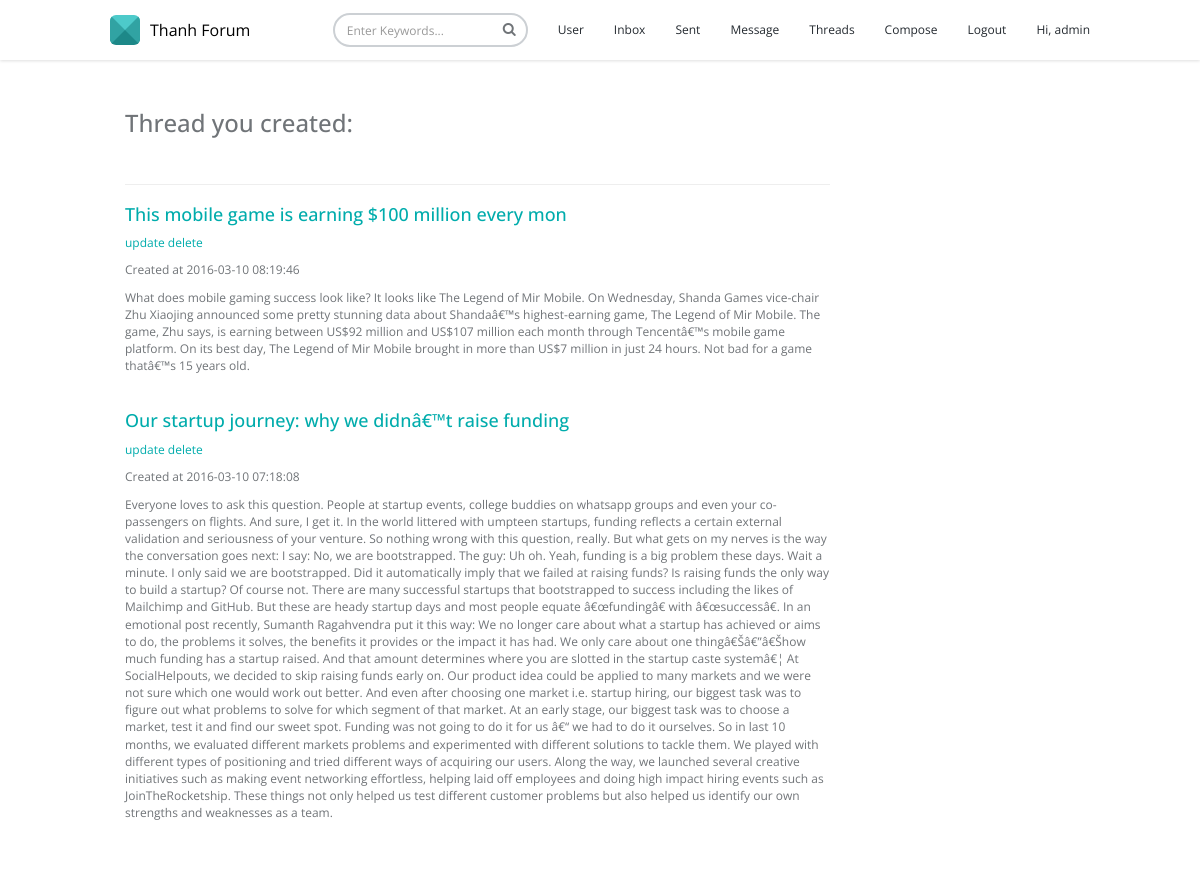
The page /thread.php (signed in) on the database its author committed.
### tables this page shows
CREATE TABLE IF NOT EXISTS `thread` (
  `id` int(11) unsigned NOT NULL AUTO_INCREMENT,
  `title` varchar(50) NOT NULL,
  `content` text NOT NULL,
  `created_by` int(11) unsigned NOT NULL,
  `created_at` int(10) NOT NULL,
  `updated_at` int(10) DEFAULT NULL,
  PRIMARY KEY (`id`),
  KEY `created_by` (`created_by`)
);

### OOPDatabase.php (called while the page is built, shortened)
<?php
include('models/Thread.php');
class OOPDatabase{
	protected $_connection;
	public function __construct(){
		$this->_connection = mysqli_connect('localhost','root','123456','company');
	}
	public function getThreadByUserCreated($id){
		$threads = array();
		$query = mysqli_query($this->_connection, "select * from thread where created_by = $id order by id desc");
		while ($row = mysqli_fetch_array($query)) {
			$threads[] = $this->loadThread($row);
		}
		return $threads;
	}
	public function loadThread($row){
		$thread = new Thread();
		$thread->id = $row['id'];
		$thread->title = $row['title'];
		$thread->content = $row['content'];
		$thread->created_by = $row['created_by'];
		$thread->created_at = $row['created_at'];
		$thread->updated_at = $row['updated_at'];
		return $thread;
	}
}

### thread.php (the view, shortened to what this page needs)
<?php
$user_Id = $_SESSION['login_id'];
require('OOPDatabase.php');
$database = new OOPDatabase();
$threads = $database->getThreadByUserCreated($user_Id);
?>
<!DOCTYPE html>
<html lang="en">
<head>
    <?php include('header.php');?>
</head>
<body>
    <?php include('menu.php') ?>
    <div class="content">
        <div class="container">
            <div class="col-xs-12 col-sm-9">
            <h3>Thread you created:</h3><br><hr>
                <?php
                if(!empty($threads)){
                    foreach($threads as $thread) {
                        echo '<h4><a href="/view_thread.php?id='.$thread->id.'">'.$thread->title.'</a></h4>';
                        echo '<p><a href="/update_thread.php?id='.$thread->id.'">update  </a> <a href="/delete_thread.php?id='.$thread->id.'">  delete</a></p>';
                        echo '<p>Created at '.date('Y-m-d h:i:s',$thread->created_at);
                        echo '<p>'.$thread->content.'</p><br>';
                    }
                }else{
                    echo "you don't have any thread...";
                }
                ?>
            </div>
        </div>
    </div>
</body>
</html>

### assets/css/theme/default.css (style rules this page uses)
.text-theme, a { color: #00acac; }

### rows shown on the page
thread: title "This mobile game is earning $100 million every mon", created_at "2016-03-10 08:19:46", content "What does mobile gaming success look like? It looks like The Legend of Mir Mobile. On Wednesday, Shanda Games vice-chair Zhu Xiaojing announced some pretty stunning data about Shandaâ€™s highest-earning game, The Legend of Mir Mobile. The game, Zhu says, is earning between US$92 million and US$107 million each month through Tencentâ€™s mobile game platform. On its best day, The Legend of Mir Mobile brought in more than US$7 million in just 24 hours. Not bad for a game thatâ€™s 15 years old."
thread: title "Our startup journey: why we didnâ€™t raise funding", created_at "2016-03-10 07:18:08", content "Everyone loves to ask this question. People at startup events, college buddies on whatsapp groups and even your co-passengers on flights. And sure, I get it. In the world littered with umpteen startups, funding reflects a certain external validation and seriousness of your venture. So nothing wrong with this question, really. But what gets on my nerves is the way the conversation goes next: I say: No, we are bootstrapped. The guy: Uh oh. Yeah, funding is a big problem these days. Wait a minute. I only said we are bootstrapped. Did it automatically imply that we failed at raising funds? Is raising funds the only way to build a startup? Of course not. There are many successful startups that…"

### other values the page prints
$user_name "admin"
